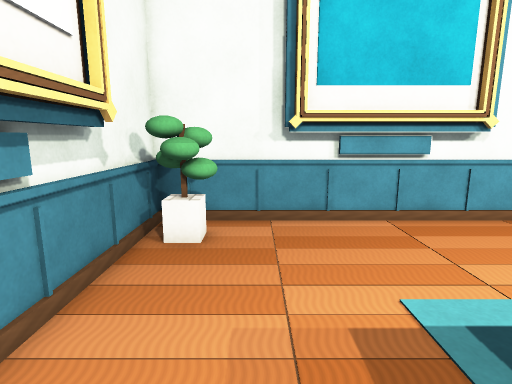
View 1 (above)

16 first-person views from a walk through a 3-D level made in the Unity game engine. The camera is 1.4 m above the floor, tilts 10° down and sees 80° across. The floor is counted in squares, 0.5 m on a side. Each view is taken from the middle of a square. On the plan, view 1 faces up. The plan holds only what a view shows up to about 20 squares ahead; the rest is blank. The player is left out. Some animated figures are left out. Door leaves are left out, so doorways stand open. Some surface patterns are stand-ins.

View 2
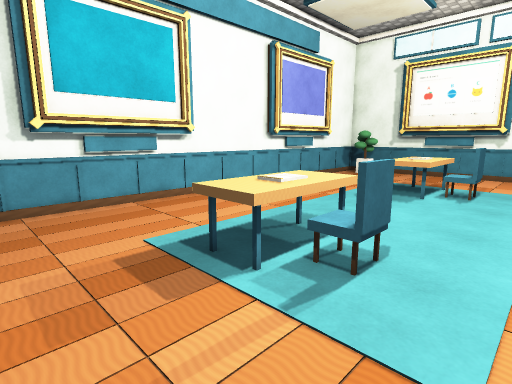

View 3
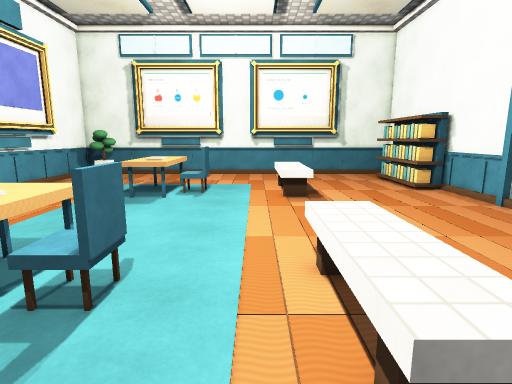

View 4
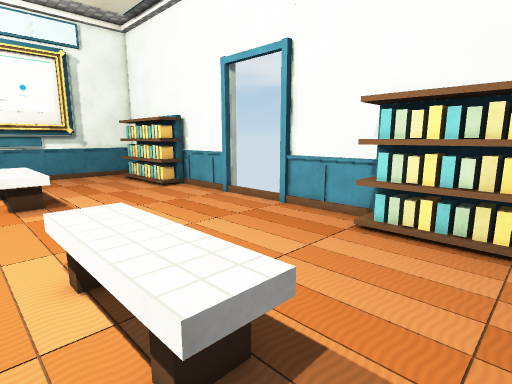

View 5
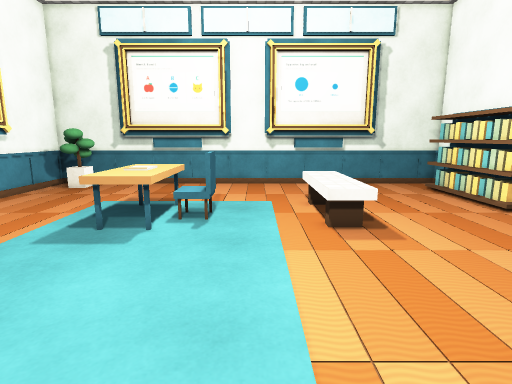

View 6
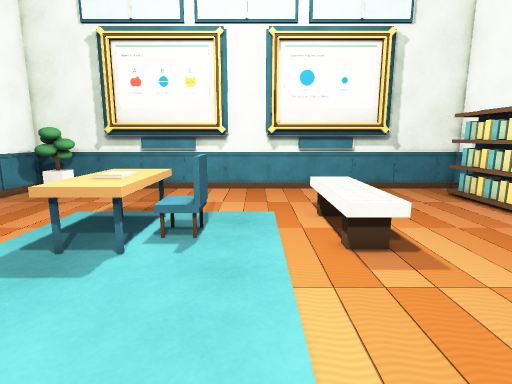

View 7
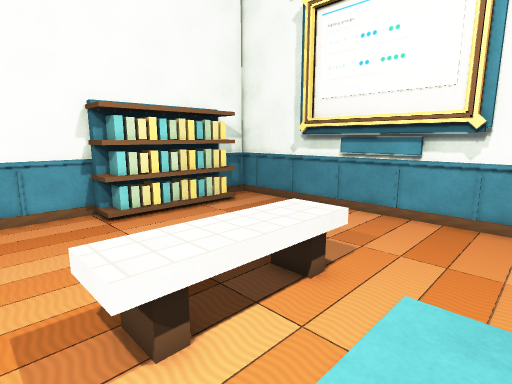

View 8
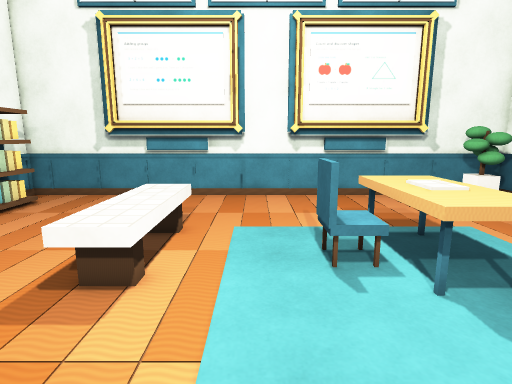

View 9
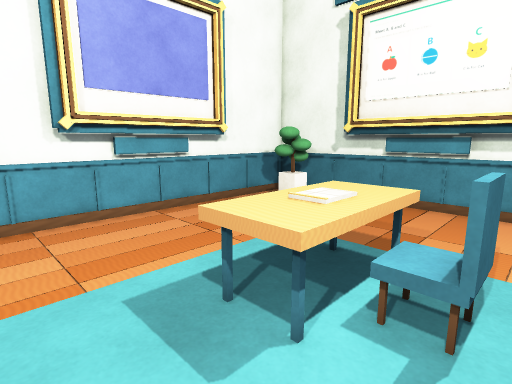

View 10
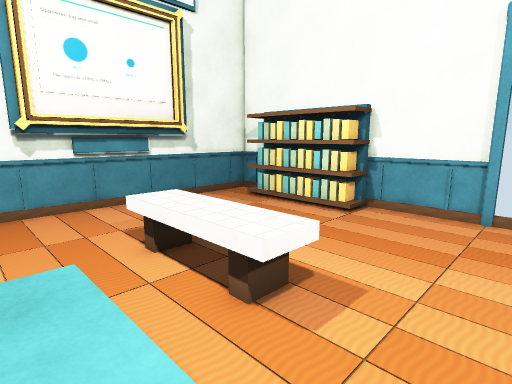

View 11
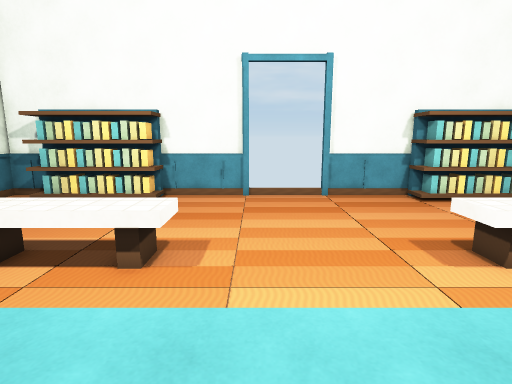

View 12
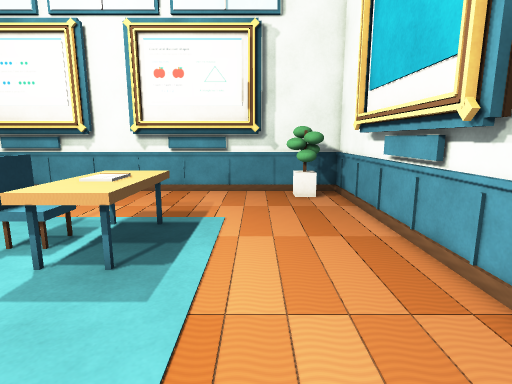

View 13
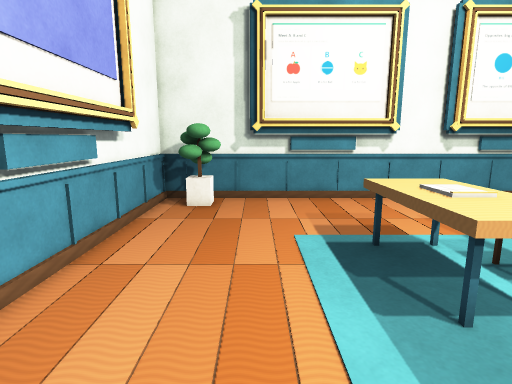

View 14
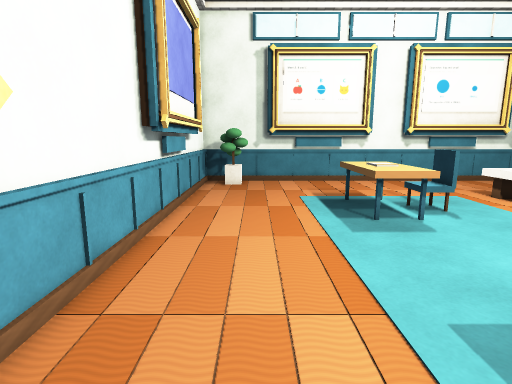

View 15
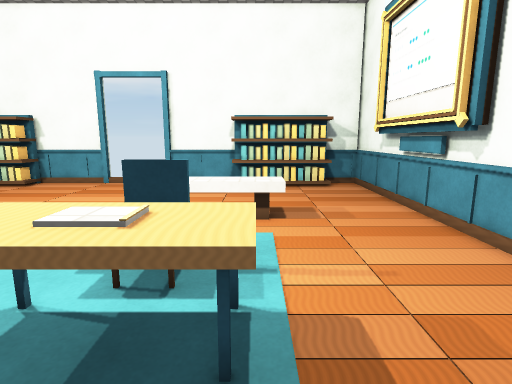

View 16
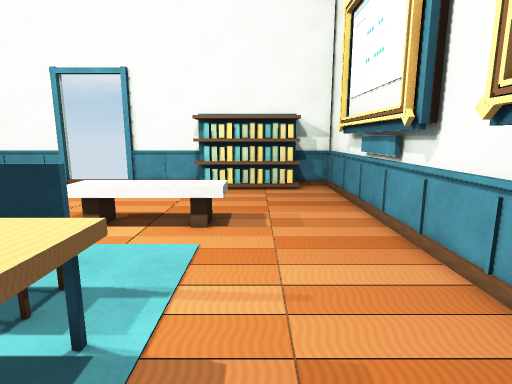

### Floor plan
Key: @ floor where view 1 was taken; # wall or solid block; . floor; D open door; = window, fence, low wall or low ledge; ^ raised ledge; O other object.
Columns run from 4 left of view 1 to 25 right of it. Each row starts with its distance up from view 1.
 11   ##########################
 10  =###########################
  9 ##O........................O##
  8 ##O........................O##
  7 #=..........................##
  6 #O..........................##
  5 ##..........................##
  4 ##..........................##
  3 ##.....^^^^^......^^^^^.....##
  2 ##.....^^^^^......^^^^^.....##
  1 ##.....^^^^^......^^^^^.....##
  0 #O..@...###........###......##
 -1 #=..........................##
 -2 #=..........................##
 -3 #O..........................##
 -4 ##....^^^^^.......^^^^^.....##
 -5 ##....^^^^^^......^^^^^^....##
 -6 ##..........................##
 -7 ##..........................##
 -8 ##..........................##
 -9 #O..........................##
-10 #=..........................##
-11 #=..........................##
-12 #=.OOOOOO............OOOOOO.##
-13 #==OOOOOO====DDDD====OOOOOO==#
-14 ####    ######  ######     ###

Where each view was taken, in squares from view 1:
view 1: 0 up, 0 right, facing up
view 2: 3 down, 1 left, facing up-right
view 3: 3 down, 0 right, facing right
view 4: 3 down, 0 right, facing down-right
view 5: 2 down, 5 right, facing right
view 6: 2 down, 7 right, facing right
view 7: 1 down, 8 right, facing down-left
view 8: 2 down, 12 right, facing left
view 9: 1 down, 11 right, facing up-right
view 10: 1 down, 11 right, facing down-right
view 11: 2 up, 12 right, facing down
view 12: 6 up, 13 right, facing left
view 13: 6 up, 10 right, facing right
view 14: 7 up, 4 right, facing right
view 15: 6 up, 3 right, facing down
view 16: 5 up, 1 right, facing down
